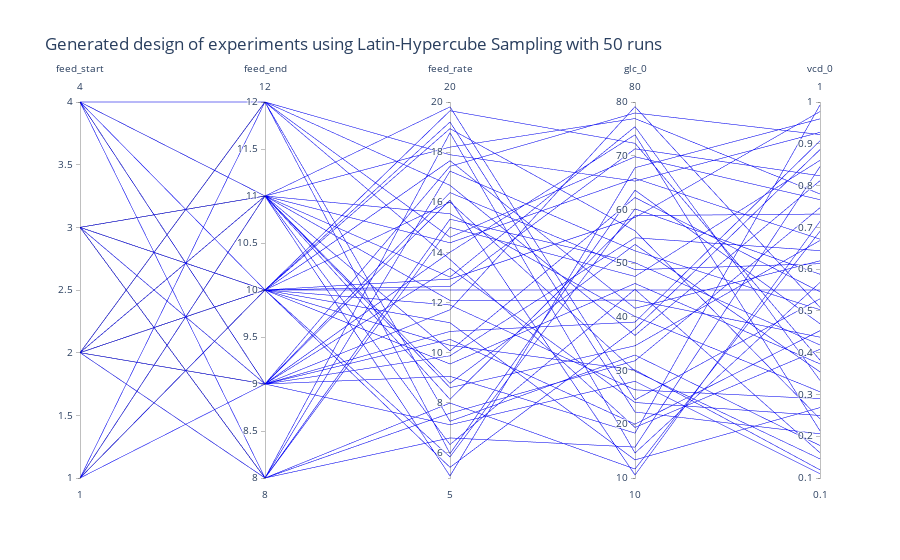

This figure's notebook cell:
### Markdown cell above
# Visualization for DOE

使用拉丁超立方抽样（LHD）来均匀地映射变量的五维空间。这是一种常用于工程和科学研究中的实验设计方法，特别适合于需要在多个维度上探索变量的情况。这里的详细解释如下：

- `plot_doe`函数负责根据输入的参数生成实验设计，并使用`go.Parcoords`（平行坐标图）来可视化设计。平行坐标图是一种非常有用的多维数据可视化工具，能够展示每个实验运行中各变量的值。
- 平行坐标图解释
	- 图中的每根线代表一个实验运行的配置。
	- 线通过的位置表示该运行中各变量的值。
	- 用户可以通过滑块调整变量的范围，这影响到显示的实验配置。

### Code cell
plot_doe(
	doe_scaled,
    feed_start=FEED_START,
    feed_end=FEED_END,
    feed_rate=GLC_FEED_RATE,
    glc_0=GLC_0,
    vcd_0=VCD_0,
    doe_design=DOE_DESIGN,
)

### Figure 1 — Plotly figure (JSON) as saved in the notebook; plotly's stock layout.template omitted (floating-point values rounded to 4 significant figures)
{"data": [{"dimensions": [{"label": "feed_start", "range": [1, 4], "values": [2, 2, 1, 4, 2, 4, 4, 4, 4, 4, 2, 3, 3, 4, 3, 2, 3, 1, 1, 2, 2, 3, 2, 1, 2, 3, 3, 2, 2, 3, 1, 2, 3, 3, 3, 1, 3, 2, 2, 3, 2, 3, 2, 3, 1, 1, 3, 2, 2, 4]}, {"label": "feed_end", "range": [8, 12], "values": [10, 12, 9, 10, 8, 9, 8, 9, 9, 12, 10, 11, 10, 11, 10, 10, 10, 11, 10, 9, 12, 8, 9, 11, 11, 10, 11, 12, 8, 9, 12, 11, 8, 9, 8, 10, 11, 12, 10, 10, 11, 10, 9, 11, 10, 11, 8, 9, 9, 11]}, {"label": "feed_rate", "range": [5, 20], "values": [12.5, 17.89, 9.055, 5.842, 18.77, 16.38, 7.584, 11.71, 10.85, 14.61, 16.01, 14.38, 17.66, 6.333, 12.94, 12.64, 11.19, 5.082, 11.9, 9.874, 16.68, 7.992, 10.53, 8.778, 10.07, 10.29, 19.81, 7.263, 15.33, 16.09, 5.973, 12.09, 6.598, 17.43, 17.24, 19.65, 8.138, 13.72, 5.426, 9.547, 8.603, 19.2, 7.124, 13.01, 18.94, 15.54, 15.0, 13.37, 14.01, 18.2]}, {"label": "glc_0", "range": [10, 80], "values": [45, 65.27, 18.36, 60.1, 14.65, 48.78, 31.82, 79.13, 39.03, 69.81, 29.89, 65.78, 41.6, 45.13, 58.51, 71.28, 13.37, 67.77, 26.41, 54.72, 36.54, 11.67, 20.03, 53.49, 62.21, 30.12, 24.54, 32.89, 50.08, 10.56, 63.58, 43.12, 15.75, 77.95, 52.28, 72.31, 58.86, 19.42, 37.76, 46.22, 34.62, 22.28, 28.01, 75.4, 56.02, 40.07, 47.52, 24.05, 73.9, 76.92]}, {"label": "vcd_0", "range": [0.1, 1], "values": [0.55, 0.9274, 0.993, 0.5876, 0.5682, 0.613, 0.747, 0.5084, 0.9071, 0.7662, 0.1458, 0.6717, 0.6199, 0.1604, 0.9771, 0.8235, 0.2685, 0.9597, 0.2899, 0.6442, 0.8117, 0.6906, 0.4526, 0.354, 0.5457, 0.1195, 0.529, 0.1777, 0.4184, 0.7143, 0.4692, 0.4371, 0.8453, 0.9221, 0.5028, 0.3822, 0.7317, 0.4081, 0.8861, 0.3731, 0.6686, 0.2058, 0.1101, 0.3336, 0.2417, 0.3064, 0.8603, 0.2497, 0.2129, 0.7799]}], "line": {"color": "blue"}, "type": "parcoords"}], "layout": {"showlegend": false, "title": {"text": "Generated design of experiments using Latin-Hypercube Sampling with 50 runs"}}}
